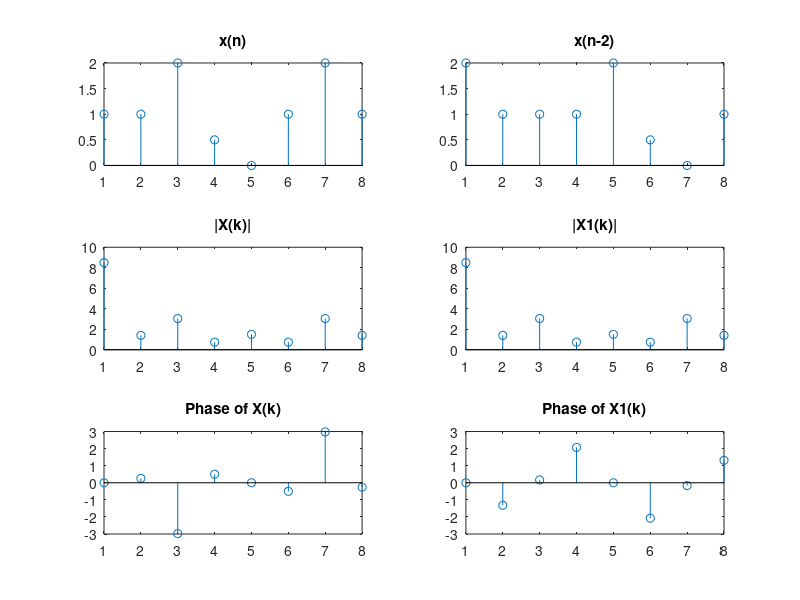
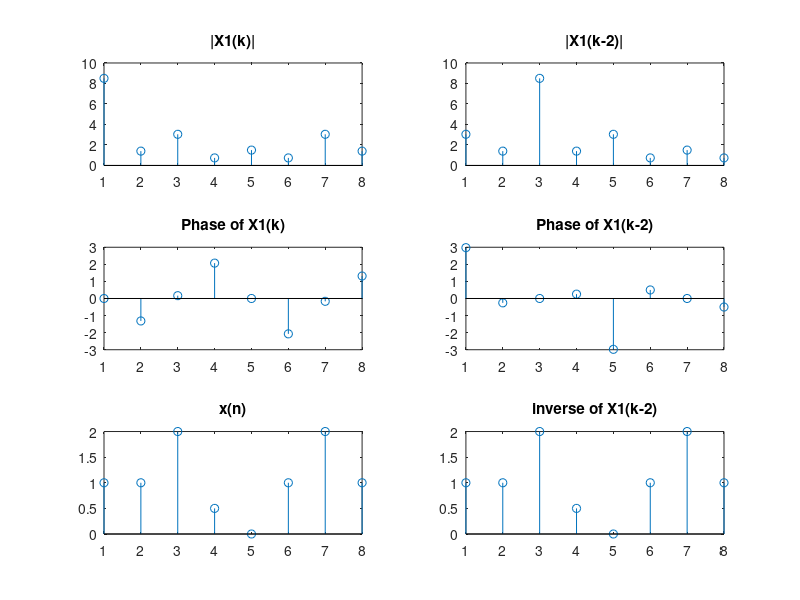

Write the MATLAB code that produced these figures, in order.
clc;
clear;

x=[1 1 2 0.5 0 1 2 1];
X=fft(x);
x1=[2 1 1 1 2 0.5 0 1];
X1=fft(x1);
freqsht=@(sht) [X(end-sht+1:end) X(1:end-sht)] ;
X2=freqsht(2);
x2=ifft(X2);
%time shift
subplot(3,2,1)
stem(x)
title('x(n)')

subplot(3,2,3)
stem(abs(X))
title('|X(k)|')

subplot(3,2,5)
stem(angle(X))
title('Phase of X(k)')

subplot(3,2,2)
stem(x1)
title('x(n-2)')

subplot(3,2,4)
stem(abs(X1))
title('|X1(k)|')

subplot(3,2,6)
stem(angle(X1))
title('Phase of X1(k)')

%frequency shift
figure;

subplot(3,2,1)
stem(abs(X1))
title('|X1(k)|')

subplot(3,2,3)
stem(angle(X1))
title('Phase of X1(k)')

subplot(3,2,5)
stem(x)
title('x(n)')

subplot(3,2,2)
stem(abs(X2))
title('|X1(k-2)|')

subplot(3,2,4)
stem(angle(X2))
title('Phase of X1(k-2)')

subplot(3,2,6)
stem(abs(x2))
title('inverse of X1(k-2)')
